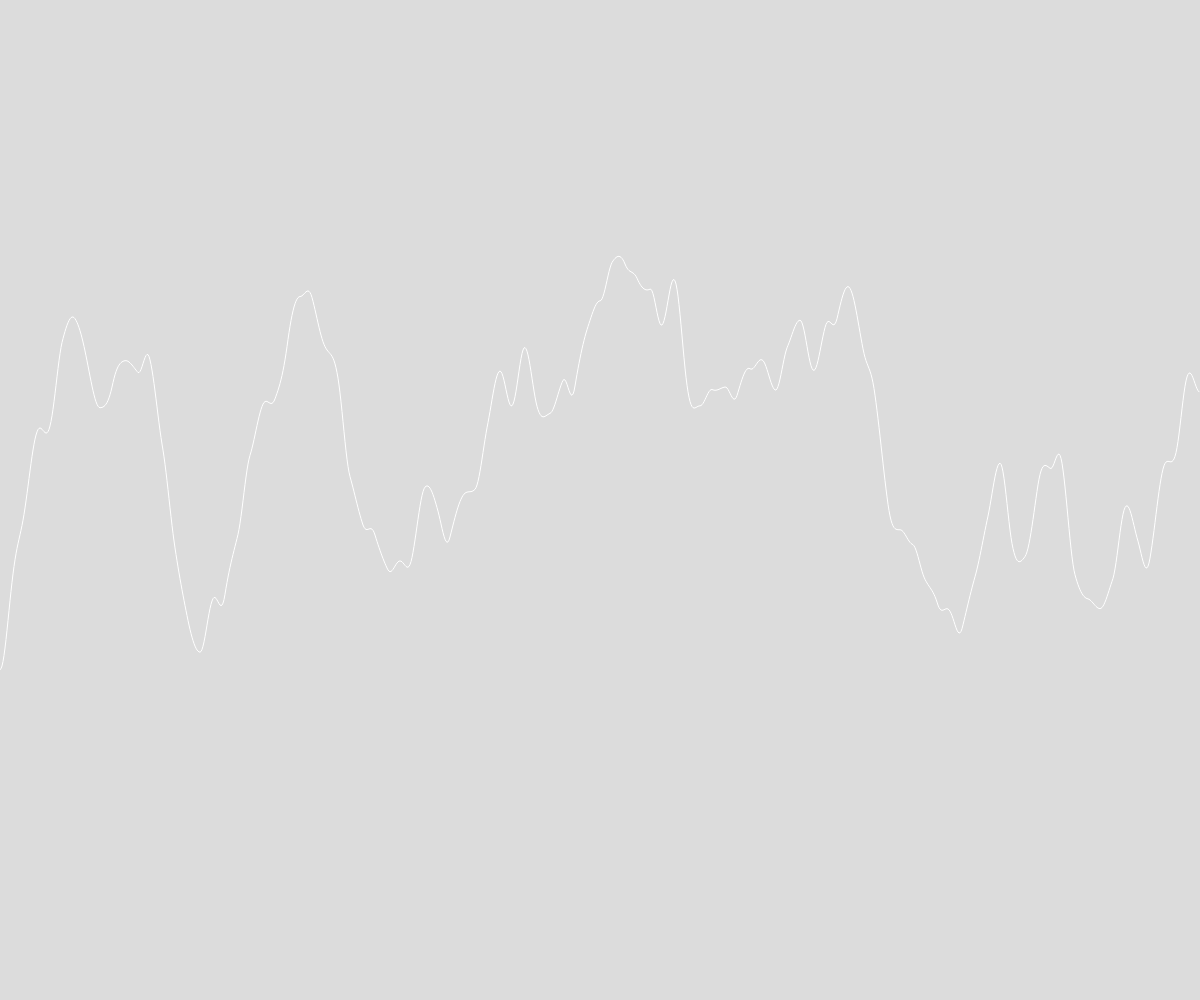
Frame 1 (no input)
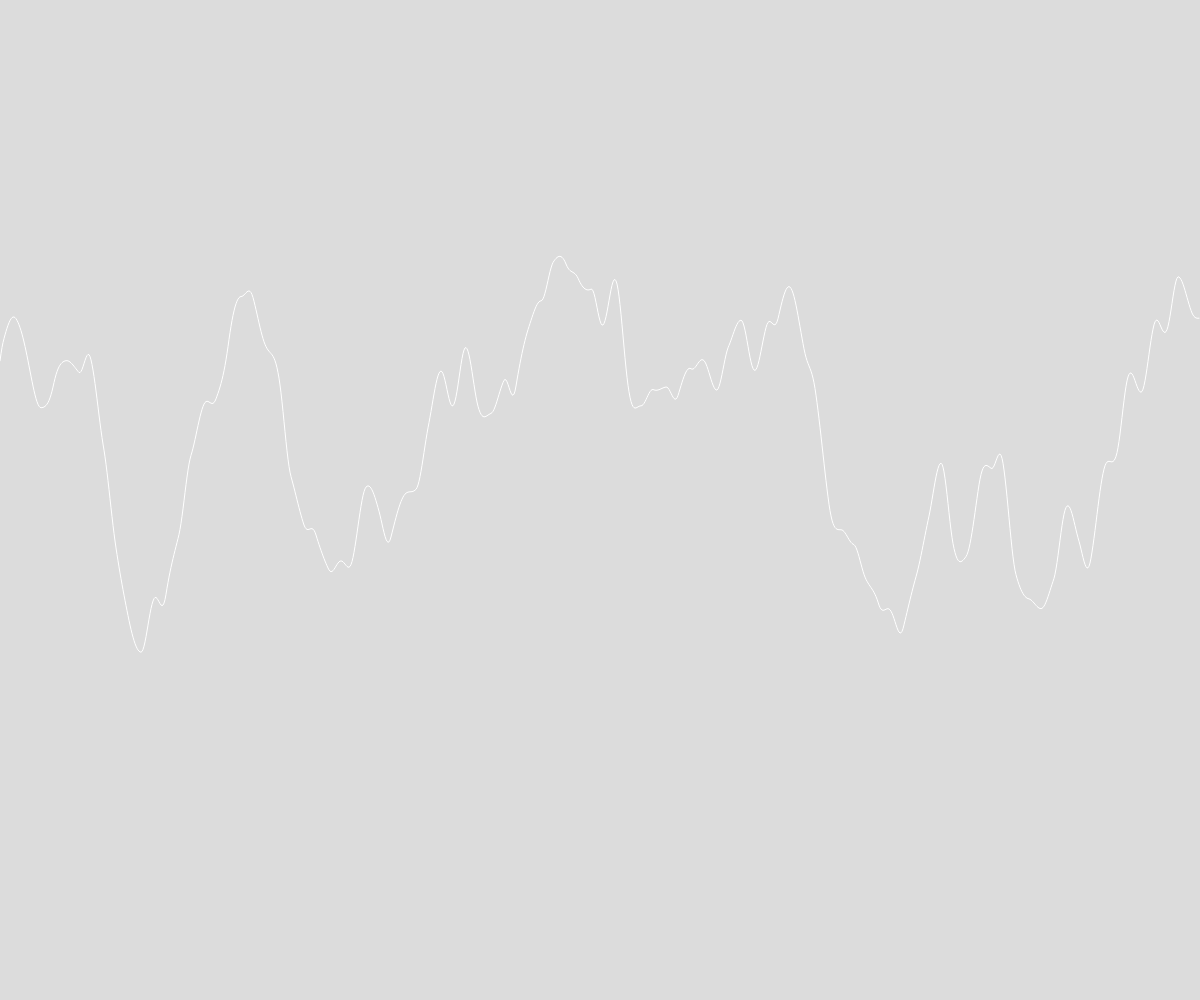
Frame 60 (no input)
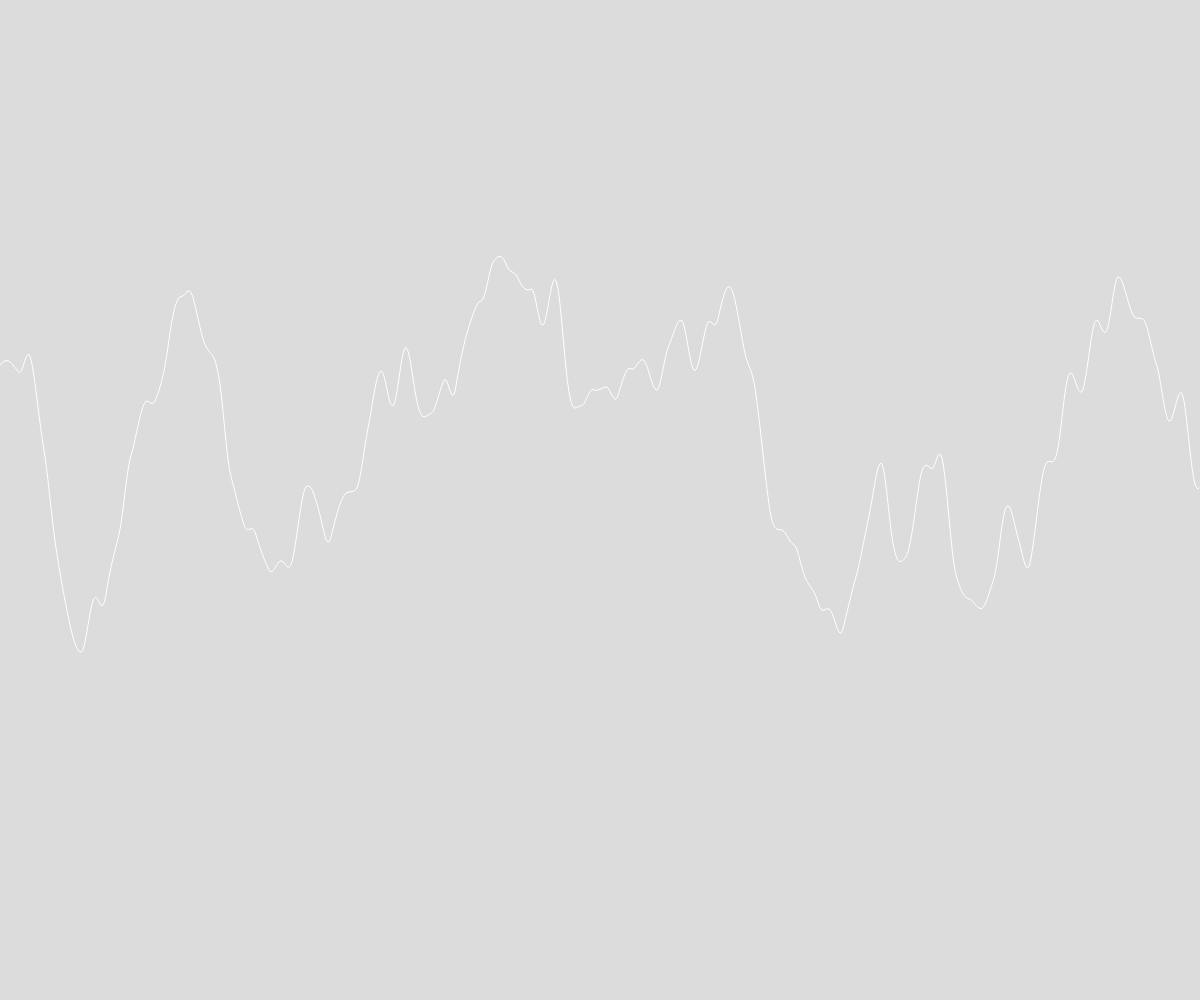
Frame 120 (the mouse pressed at the canvas centre since frame 60)

The p5.js sketch that drew these frames (run headless with seeded random() and noise() and a simulated clock; from frame 60 on, the mouse is pressed at the canvas centre):

// p5.js sketch
// ── sketch.js
// let xoff1 = 0;
// let xoff2 = 10000;

let inc = 0.01;
let start = 0;
async function setup() {
  createCanvas(windowWidth, windowHeight);
}

function draw() {
  background(220);
  
  stroke(255);
  noFill();
  beginShape();

  let xoff = start;
  for (let x = 0; x < width ; x++){
    stroke(255);
    // let y = random(height);
    let y = map(noise(xoff), 0, 1, 0, height);
    vertex(x,y);
    

    xoff += inc;
  }
  start += inc;
  endShape();

  // noLoop();
  // let x = map(noise(xoff1), 0, 1, 0, width);
  // let y = map(noise(xoff2), 0, 1, 0, height);


  // xoff2 += 0.02;
  // xoff1 += 0.02;


  // ellipse(x, y, 24, 24);





}
